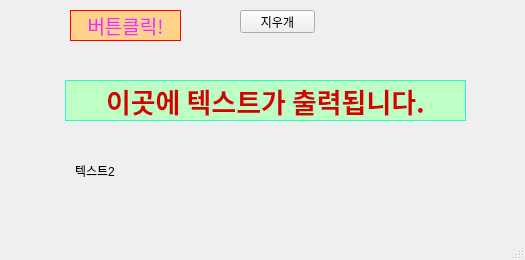
<?xml version="1.0" encoding="UTF-8"?>
<ui version="4.0">
 <class>MainWindow</class>
 <widget class="QMainWindow" name="MainWindow">
  <property name="geometry">
   <rect>
    <x>0</x>
    <y>0</y>
    <width>525</width>
    <height>260</height>
   </rect>
  </property>
  <property name="windowTitle">
   <string>MainWindow</string>
  </property>
  <widget class="QWidget" name="centralwidget">
   <widget class="QPushButton" name="test_button">
    <property name="geometry">
     <rect>
      <x>70</x>
      <y>10</y>
      <width>111</width>
      <height>31</height>
     </rect>
    </property>
    <property name="font">
     <font>
      <family>휴먼옛체</family>
      <pointsize>14</pointsize>
     </font>
    </property>
    <property name="styleSheet">
     <string notr="true">border:1px solid red;background-color:rgb(255, 211, 139);color:rgb(238, 47, 255)</string>
    </property>
    <property name="text">
     <string>버튼클릭!</string>
    </property>
   </widget>
   <widget class="QLabel" name="output_label">
    <property name="geometry">
     <rect>
      <x>65</x>
      <y>80</y>
      <width>401</width>
      <height>41</height>
     </rect>
    </property>
    <property name="font">
     <font>
      <family>궁서</family>
      <pointsize>20</pointsize>
      <weight>75</weight>
      <bold>true</bold>
      <kerning>true</kerning>
     </font>
    </property>
    <property name="styleSheet">
     <string notr="true">background-color:rgb(190, 255, 198);color:rgb(211, 0, 0);border:1px solid rgb(39, 255, 194);</string>
    </property>
    <property name="text">
     <string>이곳에 텍스트가 출력됩니다.</string>
    </property>
    <property name="alignment">
     <set>Qt::AlignCenter</set>
    </property>
   </widget>
   <widget class="QLabel" name="output_label2">
    <property name="geometry">
     <rect>
      <x>75</x>
      <y>160</y>
      <width>391</width>
      <height>21</height>
     </rect>
    </property>
    <property name="text">
     <string>텍스트2</string>
    </property>
   </widget>
   <widget class="QPushButton" name="clear_button">
    <property name="geometry">
     <rect>
      <x>240</x>
      <y>10</y>
      <width>75</width>
      <height>23</height>
     </rect>
    </property>
    <property name="text">
     <string>지우개</string>
    </property>
   </widget>
  </widget>
  <widget class="QMenuBar" name="menubar">
   <property name="geometry">
    <rect>
     <x>0</x>
     <y>0</y>
     <width>525</width>
     <height>21</height>
    </rect>
   </property>
  </widget>
  <widget class="QStatusBar" name="statusbar"/>
 </widget>
 <resources/>
 <connections/>
</ui>
